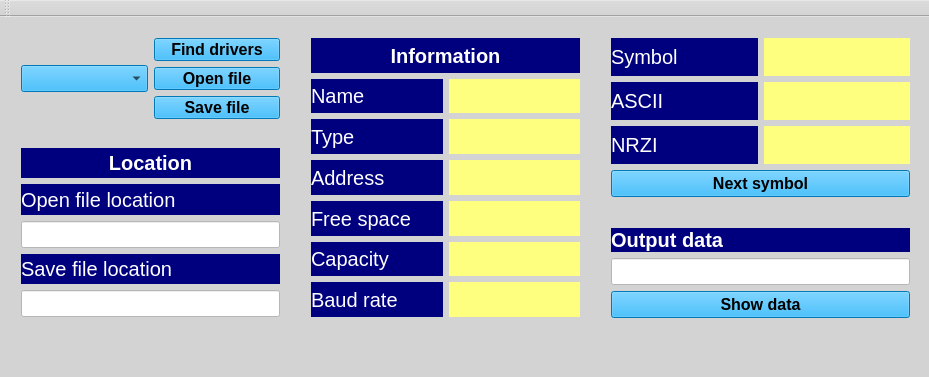
<?xml version="1.0" encoding="UTF-8"?>
<ui version="4.0">
 <class>MainWindow</class>
 <widget class="QMainWindow" name="MainWindow">
  <property name="geometry">
   <rect>
    <x>0</x>
    <y>0</y>
    <width>929</width>
    <height>377</height>
   </rect>
  </property>
  <property name="minimumSize">
   <size>
    <width>929</width>
    <height>0</height>
   </size>
  </property>
  <property name="windowTitle">
   <string>MainWindow</string>
  </property>
  <property name="styleSheet">
   <string notr="true">background-color: rgb(211, 211, 211);</string>
  </property>
  <widget class="QWidget" name="centralWidget">
   <widget class="QWidget" name="verticalLayoutWidget">
    <property name="geometry">
     <rect>
      <x>300</x>
      <y>10</y>
      <width>291</width>
      <height>301</height>
     </rect>
    </property>
    <layout class="QVBoxLayout" name="verticalLayout">
     <item>
      <widget class="QLabel" name="label_11">
       <property name="font">
        <font>
         <pointsize>15</pointsize>
         <weight>75</weight>
         <bold>true</bold>
        </font>
       </property>
       <property name="styleSheet">
        <string notr="true">background-color: rgb(0, 0, 127);
color: rgb(255, 255, 255);</string>
       </property>
       <property name="text">
        <string>Information</string>
       </property>
       <property name="alignment">
        <set>Qt::AlignCenter</set>
       </property>
      </widget>
     </item>
     <item>
      <layout class="QHBoxLayout" name="horizontalLayout_3">
       <item>
        <widget class="QLabel" name="label_5">
         <property name="font">
          <font>
           <pointsize>15</pointsize>
          </font>
         </property>
         <property name="styleSheet">
          <string notr="true">background-color: rgb(0, 0, 127);
color: rgb(255, 255, 255);</string>
         </property>
         <property name="text">
          <string>Name</string>
         </property>
        </widget>
       </item>
       <item>
        <widget class="QLabel" name="labelName">
         <property name="font">
          <font>
           <pointsize>12</pointsize>
           <italic>false</italic>
          </font>
         </property>
         <property name="styleSheet">
          <string notr="true">background-color: rgb(255, 255, 127);
color: rgb(0, 0, 0);</string>
         </property>
         <property name="text">
          <string/>
         </property>
        </widget>
       </item>
      </layout>
     </item>
     <item>
      <layout class="QHBoxLayout" name="horizontalLayout_2">
       <item>
        <widget class="QLabel" name="label_3">
         <property name="font">
          <font>
           <pointsize>15</pointsize>
          </font>
         </property>
         <property name="styleSheet">
          <string notr="true">background-color: rgb(0, 0, 127);
color: rgb(255, 255, 255);</string>
         </property>
         <property name="text">
          <string>Type</string>
         </property>
        </widget>
       </item>
       <item>
        <widget class="QLabel" name="labelType">
         <property name="font">
          <font>
           <pointsize>12</pointsize>
           <italic>false</italic>
          </font>
         </property>
         <property name="styleSheet">
          <string notr="true">background-color: rgb(255, 255, 127);
color: rgb(0, 0, 0);</string>
         </property>
         <property name="text">
          <string/>
         </property>
        </widget>
       </item>
      </layout>
     </item>
     <item>
      <layout class="QHBoxLayout" name="horizontalLayout">
       <item>
        <widget class="QLabel" name="label">
         <property name="font">
          <font>
           <pointsize>15</pointsize>
          </font>
         </property>
         <property name="styleSheet">
          <string notr="true">background-color: rgb(0, 0, 127);
color: rgb(255, 255, 255);</string>
         </property>
         <property name="text">
          <string>Address</string>
         </property>
        </widget>
       </item>
       <item>
        <widget class="QLabel" name="labelAddress">
         <property name="font">
          <font>
           <pointsize>12</pointsize>
           <italic>false</italic>
          </font>
         </property>
         <property name="styleSheet">
          <string notr="true">background-color: rgb(255, 255, 127);
color: rgb(0, 0, 0);</string>
         </property>
         <property name="text">
          <string/>
         </property>
        </widget>
       </item>
      </layout>
     </item>
     <item>
      <layout class="QHBoxLayout" name="horizontalLayout_4">
       <item>
        <widget class="QLabel" name="label_7">
         <property name="font">
          <font>
           <pointsize>15</pointsize>
          </font>
         </property>
         <property name="styleSheet">
          <string notr="true">background-color: rgb(0, 0, 127);
color: rgb(255, 255, 255);</string>
         </property>
         <property name="text">
          <string>Free space</string>
         </property>
        </widget>
       </item>
       <item>
        <widget class="QLabel" name="labelFreeSpace">
         <property name="font">
          <font>
           <pointsize>12</pointsize>
           <italic>false</italic>
          </font>
         </property>
         <property name="styleSheet">
          <string notr="true">background-color: rgb(255, 255, 127);
color: rgb(0, 0, 0);</string>
         </property>
         <property name="text">
          <string/>
         </property>
        </widget>
       </item>
      </layout>
     </item>
     <item>
      <layout class="QHBoxLayout" name="horizontalLayout_5">
       <item>
        <widget class="QLabel" name="label_9">
         <property name="font">
          <font>
           <pointsize>15</pointsize>
          </font>
         </property>
         <property name="styleSheet">
          <string notr="true">background-color: rgb(0, 0, 127);
color: rgb(255, 255, 255);</string>
         </property>
         <property name="text">
          <string>Capacity</string>
         </property>
        </widget>
       </item>
       <item>
        <widget class="QLabel" name="labelCapacity">
         <property name="font">
          <font>
           <pointsize>12</pointsize>
           <italic>false</italic>
          </font>
         </property>
         <property name="styleSheet">
          <string notr="true">background-color: rgb(255, 255, 127);
color: rgb(0, 0, 0);</string>
         </property>
         <property name="text">
          <string/>
         </property>
        </widget>
       </item>
      </layout>
     </item>
     <item>
      <layout class="QHBoxLayout" name="horizontalLayout_10">
       <item>
        <widget class="QLabel" name="label_10">
         <property name="font">
          <font>
           <pointsize>15</pointsize>
          </font>
         </property>
         <property name="styleSheet">
          <string notr="true">background-color: rgb(0, 0, 127);
color: rgb(255, 255, 255);</string>
         </property>
         <property name="text">
          <string>Baud rate</string>
         </property>
        </widget>
       </item>
       <item>
        <widget class="QLabel" name="labelBaudRate">
         <property name="font">
          <font>
           <pointsize>12</pointsize>
           <italic>false</italic>
          </font>
         </property>
         <property name="styleSheet">
          <string notr="true">background-color: rgb(255, 255, 127);
color: rgb(0, 0, 0);</string>
         </property>
         <property name="text">
          <string/>
         </property>
        </widget>
       </item>
      </layout>
     </item>
    </layout>
   </widget>
   <widget class="QWidget" name="horizontalLayoutWidget_6">
    <property name="geometry">
     <rect>
      <x>10</x>
      <y>10</y>
      <width>281</width>
      <height>103</height>
     </rect>
    </property>
    <layout class="QHBoxLayout" name="horizontalLayout_6">
     <item>
      <widget class="QComboBox" name="comboBoxDrivers">
       <property name="font">
        <font>
         <pointsize>12</pointsize>
         <weight>75</weight>
         <bold>true</bold>
        </font>
       </property>
       <property name="styleSheet">
        <string notr="true">color: rgb(0, 0, 0);
background-color: rgb(0, 170, 255);</string>
       </property>
      </widget>
     </item>
     <item>
      <layout class="QVBoxLayout" name="verticalLayout_2">
       <item>
        <widget class="QPushButton" name="pushButtonFindDrivers">
         <property name="font">
          <font>
           <pointsize>12</pointsize>
           <weight>75</weight>
           <bold>true</bold>
          </font>
         </property>
         <property name="styleSheet">
          <string notr="true">color: rgb(0, 0, 0);
background-color: rgb(0, 170, 255);</string>
         </property>
         <property name="text">
          <string>Find drivers</string>
         </property>
        </widget>
       </item>
       <item>
        <widget class="QPushButton" name="pushButtonOpenFile">
         <property name="font">
          <font>
           <pointsize>12</pointsize>
           <weight>75</weight>
           <bold>true</bold>
          </font>
         </property>
         <property name="styleSheet">
          <string notr="true">color: rgb(0, 0, 0);
background-color: rgb(0, 170, 255);</string>
         </property>
         <property name="text">
          <string>Open file</string>
         </property>
        </widget>
       </item>
       <item>
        <widget class="QPushButton" name="pushButtonSaveFile">
         <property name="font">
          <font>
           <pointsize>12</pointsize>
           <weight>75</weight>
           <bold>true</bold>
          </font>
         </property>
         <property name="styleSheet">
          <string notr="true">color: rgb(0, 0, 0);
background-color: rgb(0, 170, 255);</string>
         </property>
         <property name="text">
          <string>Save file</string>
         </property>
        </widget>
       </item>
      </layout>
     </item>
    </layout>
   </widget>
   <widget class="QWidget" name="verticalLayoutWidget_3">
    <property name="geometry">
     <rect>
      <x>10</x>
      <y>120</y>
      <width>281</width>
      <height>191</height>
     </rect>
    </property>
    <layout class="QVBoxLayout" name="verticalLayout_3">
     <item>
      <widget class="QLabel" name="label_12">
       <property name="font">
        <font>
         <pointsize>15</pointsize>
         <weight>75</weight>
         <bold>true</bold>
        </font>
       </property>
       <property name="styleSheet">
        <string notr="true">background-color: rgb(0, 0, 127);
color: rgb(255, 255, 255);</string>
       </property>
       <property name="text">
        <string>Location</string>
       </property>
       <property name="alignment">
        <set>Qt::AlignCenter</set>
       </property>
      </widget>
     </item>
     <item>
      <widget class="QLabel" name="label_13">
       <property name="font">
        <font>
         <pointsize>15</pointsize>
        </font>
       </property>
       <property name="styleSheet">
        <string notr="true">background-color: rgb(0, 0, 127);
color: rgb(255, 255, 255);</string>
       </property>
       <property name="text">
        <string>Open file location</string>
       </property>
      </widget>
     </item>
     <item>
      <widget class="QLineEdit" name="lineEditOpenFileLocation">
       <property name="font">
        <font>
         <pointsize>12</pointsize>
        </font>
       </property>
       <property name="styleSheet">
        <string notr="true">color: rgb(0, 0, 0);
background-color: rgb(255, 255, 255);</string>
       </property>
      </widget>
     </item>
     <item>
      <widget class="QLabel" name="label_15">
       <property name="font">
        <font>
         <pointsize>15</pointsize>
        </font>
       </property>
       <property name="styleSheet">
        <string notr="true">background-color: rgb(0, 0, 127);
color: rgb(255, 255, 255);</string>
       </property>
       <property name="text">
        <string>Save file location</string>
       </property>
      </widget>
     </item>
     <item>
      <widget class="QLineEdit" name="lineEditSaveFileLocation">
       <property name="font">
        <font>
         <pointsize>12</pointsize>
        </font>
       </property>
       <property name="styleSheet">
        <string notr="true">color: rgb(0, 0, 0);
background-color: rgb(255, 255, 255);</string>
       </property>
      </widget>
     </item>
    </layout>
   </widget>
   <widget class="QWidget" name="verticalLayoutWidget_4">
    <property name="geometry">
     <rect>
      <x>600</x>
      <y>10</y>
      <width>321</width>
      <height>181</height>
     </rect>
    </property>
    <layout class="QVBoxLayout" name="verticalLayout_4">
     <item>
      <layout class="QHBoxLayout" name="horizontalLayout_7">
       <item>
        <widget class="QLabel" name="label_17">
         <property name="font">
          <font>
           <pointsize>15</pointsize>
          </font>
         </property>
         <property name="styleSheet">
          <string notr="true">background-color: rgb(0, 0, 127);
color: rgb(255, 255, 255);</string>
         </property>
         <property name="text">
          <string>Symbol</string>
         </property>
        </widget>
       </item>
       <item>
        <widget class="QLabel" name="labelSymbol">
         <property name="font">
          <font>
           <pointsize>20</pointsize>
          </font>
         </property>
         <property name="styleSheet">
          <string notr="true">background-color: rgb(255, 255, 127);
color: rgb(0, 0, 0);</string>
         </property>
         <property name="text">
          <string/>
         </property>
        </widget>
       </item>
      </layout>
     </item>
     <item>
      <layout class="QHBoxLayout" name="horizontalLayout_8">
       <item>
        <widget class="QLabel" name="label_19">
         <property name="font">
          <font>
           <pointsize>15</pointsize>
          </font>
         </property>
         <property name="styleSheet">
          <string notr="true">background-color: rgb(0, 0, 127);
color: rgb(255, 255, 255);</string>
         </property>
         <property name="text">
          <string>ASCII</string>
         </property>
        </widget>
       </item>
       <item>
        <widget class="QLabel" name="labelASCII">
         <property name="font">
          <font>
           <pointsize>15</pointsize>
          </font>
         </property>
         <property name="styleSheet">
          <string notr="true">background-color: rgb(255, 255, 127);
color: rgb(0, 0, 0);</string>
         </property>
         <property name="text">
          <string/>
         </property>
        </widget>
       </item>
      </layout>
     </item>
     <item>
      <layout class="QHBoxLayout" name="horizontalLayout_9">
       <item>
        <widget class="QLabel" name="label_21">
         <property name="font">
          <font>
           <pointsize>15</pointsize>
          </font>
         </property>
         <property name="styleSheet">
          <string notr="true">background-color: rgb(0, 0, 127);
color: rgb(255, 255, 255);</string>
         </property>
         <property name="text">
          <string>NRZI</string>
         </property>
        </widget>
       </item>
       <item>
        <widget class="QLabel" name="labelNRZI">
         <property name="font">
          <font>
           <pointsize>15</pointsize>
          </font>
         </property>
         <property name="styleSheet">
          <string notr="true">background-color: rgb(255, 255, 127);
color: rgb(0, 0, 0);</string>
         </property>
         <property name="text">
          <string/>
         </property>
        </widget>
       </item>
      </layout>
     </item>
     <item>
      <widget class="QPushButton" name="pushButtonNextSymbol">
       <property name="font">
        <font>
         <pointsize>12</pointsize>
         <weight>75</weight>
         <bold>true</bold>
        </font>
       </property>
       <property name="styleSheet">
        <string notr="true">color: rgb(0, 0, 0);
background-color: rgb(0, 170, 255);</string>
       </property>
       <property name="text">
        <string>Next symbol</string>
       </property>
      </widget>
     </item>
    </layout>
   </widget>
   <widget class="QWidget" name="verticalLayoutWidget_5">
    <property name="geometry">
     <rect>
      <x>600</x>
      <y>200</y>
      <width>321</width>
      <height>112</height>
     </rect>
    </property>
    <layout class="QVBoxLayout" name="verticalLayout_5">
     <item>
      <widget class="QLabel" name="label_23">
       <property name="font">
        <font>
         <pointsize>15</pointsize>
         <weight>75</weight>
         <bold>true</bold>
        </font>
       </property>
       <property name="styleSheet">
        <string notr="true">background-color: rgb(0, 0, 127);
color: rgb(255, 255, 255);</string>
       </property>
       <property name="text">
        <string>Output data</string>
       </property>
      </widget>
     </item>
     <item>
      <widget class="QLineEdit" name="lineEditOutputData">
       <property name="font">
        <font>
         <pointsize>12</pointsize>
        </font>
       </property>
       <property name="styleSheet">
        <string notr="true">color: rgb(0, 0, 0);
background-color: rgb(255, 255, 255);</string>
       </property>
      </widget>
     </item>
     <item>
      <widget class="QPushButton" name="pushButtonShowData">
       <property name="font">
        <font>
         <pointsize>12</pointsize>
         <weight>75</weight>
         <bold>true</bold>
        </font>
       </property>
       <property name="styleSheet">
        <string notr="true">color: rgb(0, 0, 0);
background-color: rgb(0, 170, 255);</string>
       </property>
       <property name="text">
        <string>Show data</string>
       </property>
      </widget>
     </item>
    </layout>
   </widget>
  </widget>
  <widget class="QMenuBar" name="menuBar">
   <property name="geometry">
    <rect>
     <x>0</x>
     <y>0</y>
     <width>929</width>
     <height>20</height>
    </rect>
   </property>
  </widget>
  <widget class="QToolBar" name="mainToolBar">
   <attribute name="toolBarArea">
    <enum>TopToolBarArea</enum>
   </attribute>
   <attribute name="toolBarBreak">
    <bool>false</bool>
   </attribute>
  </widget>
  <widget class="QStatusBar" name="statusBar"/>
 </widget>
 <layoutdefault spacing="6" margin="11"/>
 <resources/>
 <connections/>
</ui>
